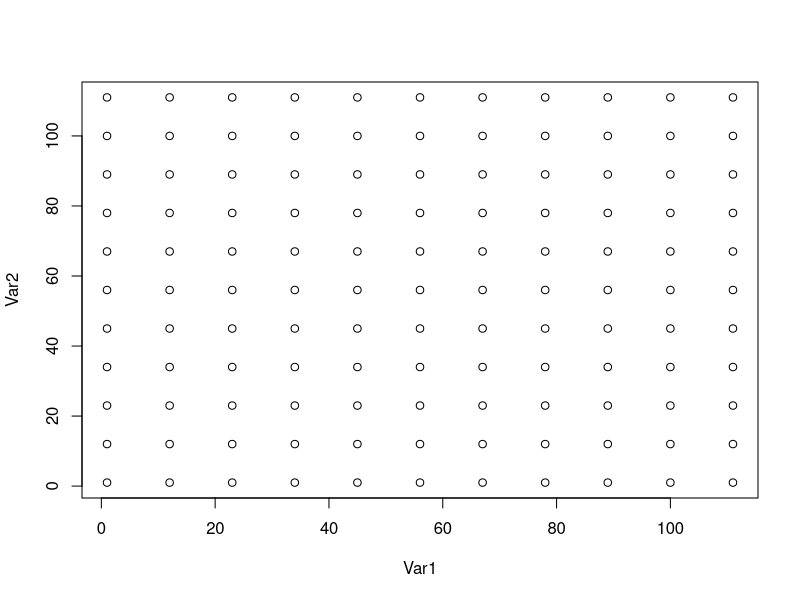

Write R code to recreate this figure.
## .................................................................................
## Purpose: Make a lattice model to use for the polySimIBD modeling framework
##
## Notes:
## .................................................................................
library(tidyverse)
library(furrr)
set.seed(48)
#............................................................
# Spatial setup w/ a Lattice Model
#...........................................................
# Lattice
nCell <- 121
coords <- round(seq(1, nCell, by = 11))
latticemodel <- expand.grid(coords, coords)
plot(latticemodel)
colnames(latticemodel) <- c("longnum", "latnum")
demeNames <- 1:nrow(latticemodel)

latticemodel <- latticemodel %>%
  dplyr::mutate(deme = demeNames)

#............................................................
# cartesian distance matrix
#...........................................................
#......................
# get combinations I need
#......................
locatcomb <- t(combn(sort(latticemodel$deme), 2)) %>%
  tibble::as_tibble(., .name_repair = "minimal") %>%
  magrittr::set_colnames(c("deme1", "deme2"))
# get selfs
selves <- tibble::tibble(deme1 = unique(c(locatcomb$deme1, locatcomb$deme2)),
                         deme2 = unique(c(locatcomb$deme1, locatcomb$deme2)))
locatcomb <- dplyr::bind_rows(locatcomb, selves)
#......................
# calculate for euclidean and height
#......................
# euc and height
locatcomb$distval <- furrr::future_pmap_dbl(locatcomb, function(deme1, deme2){
  # get long lat
  xy1 <- latticemodel[latticemodel$deme == deme1, c("longnum", "latnum")]
  xy2 <- latticemodel[latticemodel$deme == deme2, c("longnum", "latnum")]

  # euclidean distance
  euc <- dist(rbind(xy1, xy2), method = "euclidean")
  return(euc)}
  )


# now combine
latticemodel_x <- latticemodel %>%
  dplyr::rename(deme1 = deme)
latticemodel_y <- latticemodel %>%
  dplyr::rename(deme2 = deme)
locatcomb <- locatcomb %>%
  dplyr::left_join(., latticemodel_x, by = "deme1") %>%
  dplyr::left_join(., latticemodel_y, by = "deme2")

# save out
dir.create("validation/mkdata/simdata/", recursive = T)
saveRDS(latticemodel, file = "validation/mkdata/simdata/lattice_model.rds")
saveRDS(locatcomb, file = "validation/mkdata/simdata/locatcombo.rds")
